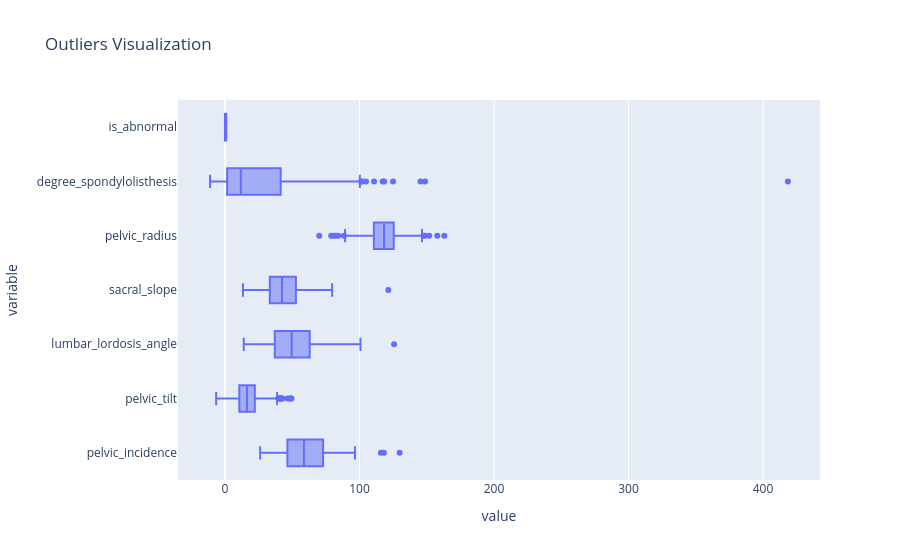

The notebook cell saved with this chart:
### Code cell
# ===== Plotting Outliers =====

def plot_outliers(data):
    plt.figure(figsize=(22, 6))
    figure = px.box(data.select_dtypes(include=['number']),
                    orientation='h',
                     title= 'Outliers Visualization')
    
    figure.show()
    plt.show()

plot_outliers(vertebral_column)

### Figure 1 — Plotly figure (JSON) as saved in the notebook; plotly's stock layout.template omitted (floating-point values rounded to 4 significant figures; data arrays with more than 128 entries replaced by an {"elided": "..."} marker saying what was removed)
{"data": [{"alignmentgroup": "True", "hovertemplate": "value=%{x}<br>variable=%{y}<extra></extra>", "legendgroup": "", "marker": {"color": "#636efa"}, "name": "", "notched": false, "offsetgroup": "", "orientation": "h", "showlegend": false, "type": "box", "x": {"elided": "2170 float values"}, "x0": " ", "xaxis": "x", "y": {"elided": "2170 str values"}, "y0": " ", "yaxis": "y"}], "layout": {"boxmode": "group", "legend": {"tracegroupgap": 0}, "title": {"text": "Outliers Visualization"}, "xaxis": {"anchor": "y", "domain": [0, 1], "title": {"text": "value"}}, "yaxis": {"anchor": "x", "domain": [0, 1], "title": {"text": "variable"}}}}
